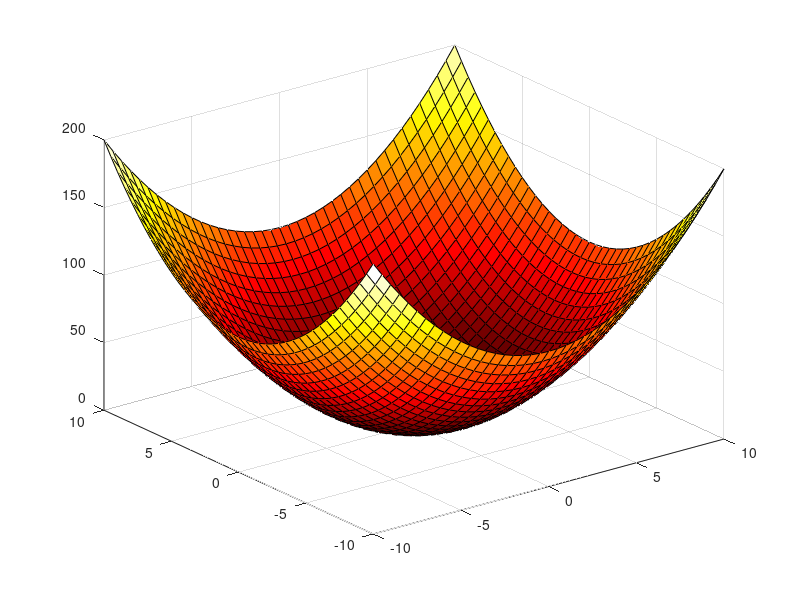

This figure's MATLAB source:
clc
close all
clear all


[x,y]=meshgrid([-10:0.5:10],[-10:0.5:10]);

f = @(x,y) x.^2 + y.^2

w = f(x,y);

figure
%plot3(x,y,w,'r.')
%hold on
surf(x, y, w)
colormap("hot")